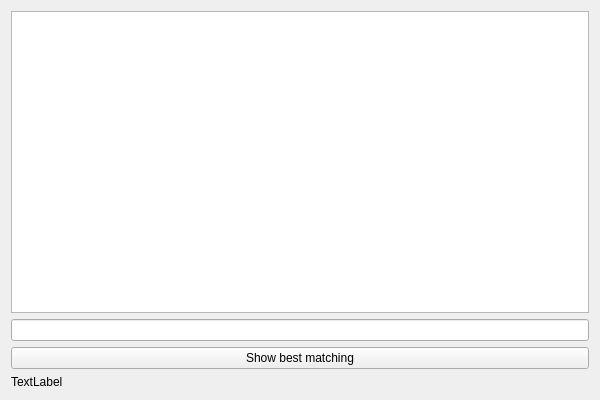
<?xml version="1.0" encoding="UTF-8"?>
<ui version="4.0">
 <class>guiClass</class>
 <widget class="QWidget" name="guiClass">
  <property name="geometry">
   <rect>
    <x>0</x>
    <y>0</y>
    <width>600</width>
    <height>400</height>
   </rect>
  </property>
  <property name="windowTitle">
   <string>gui</string>
  </property>
  <layout class="QVBoxLayout" name="verticalLayout">
   <item>
    <widget class="QListWidget" name="listWidget"/>
   </item>
   <item>
    <widget class="QLineEdit" name="lineEdit"/>
   </item>
   <item>
    <widget class="QPushButton" name="bestMatchButton">
     <property name="text">
      <string>Show best matching</string>
     </property>
    </widget>
   </item>
   <item>
    <widget class="QLabel" name="label">
     <property name="text">
      <string>TextLabel</string>
     </property>
    </widget>
   </item>
  </layout>
 </widget>
 <layoutdefault spacing="6" margin="11"/>
 <resources>
  <include location="gui.qrc"/>
 </resources>
 <connections/>
</ui>
